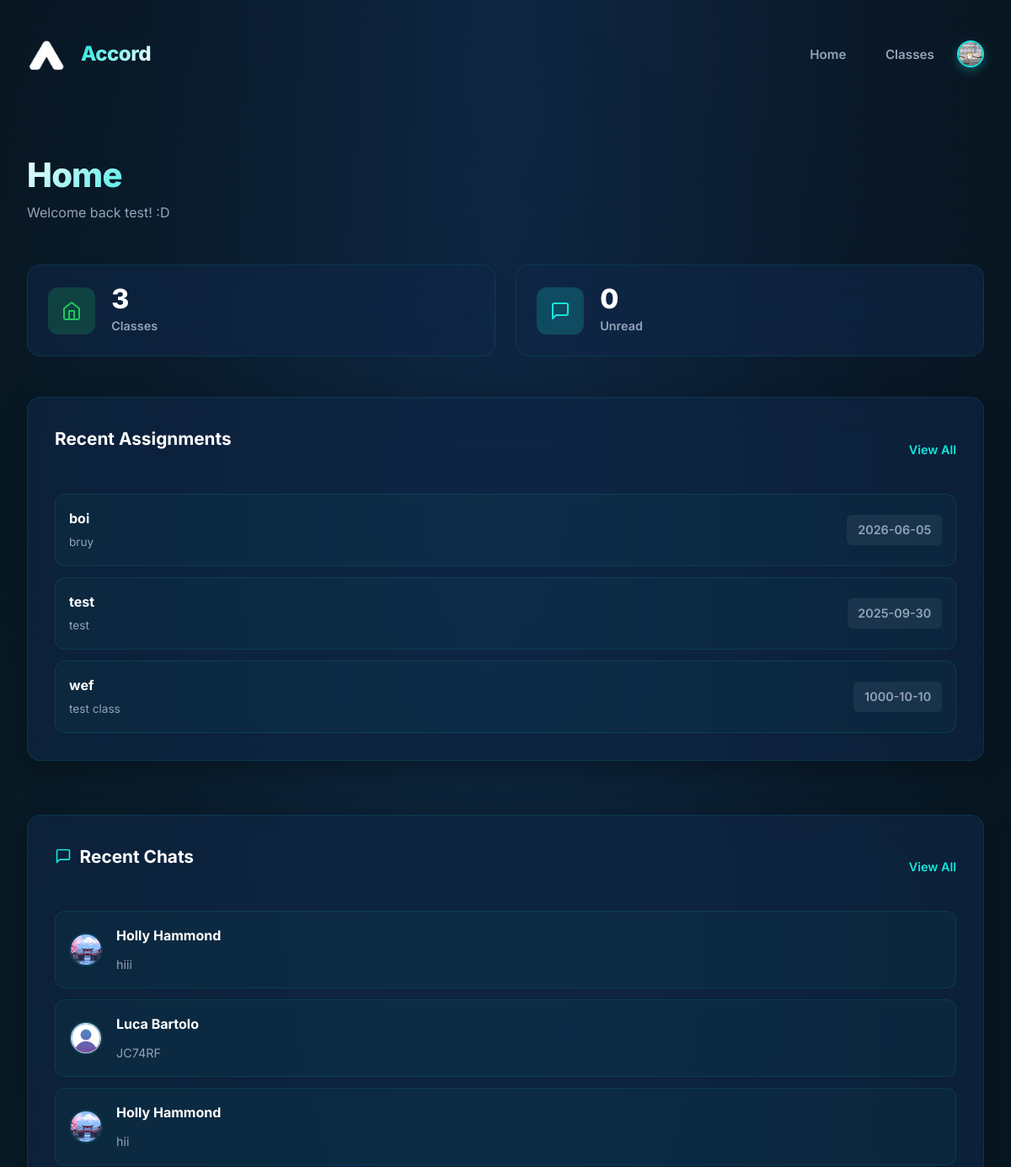
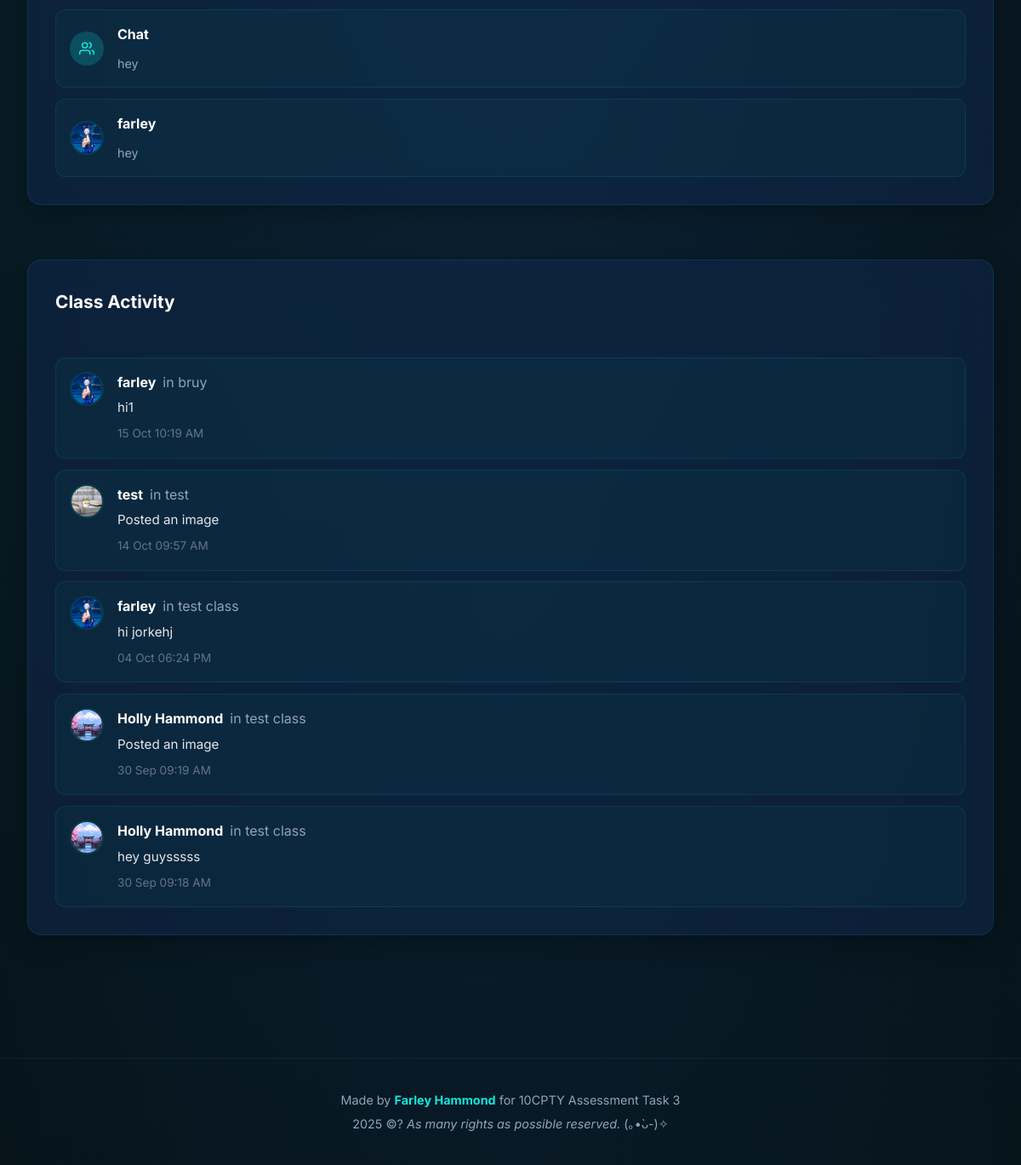
The page /dashboard (signed in) on the database as committed earlier (2 pictures, top to bottom).
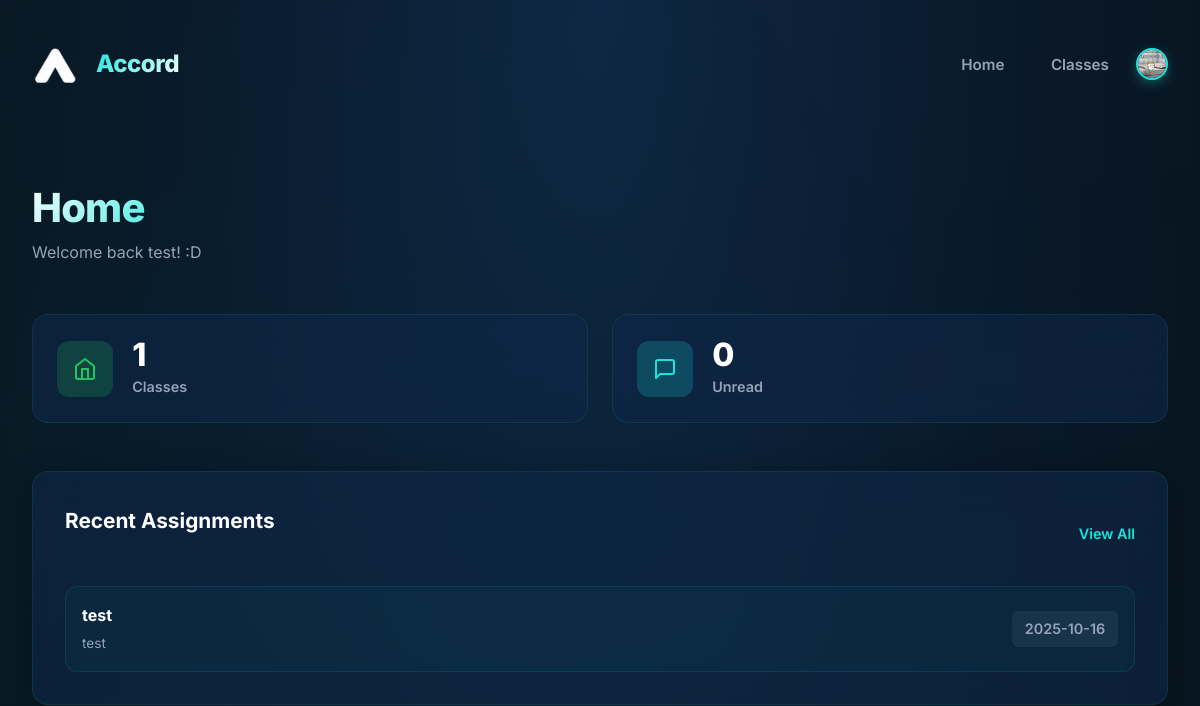
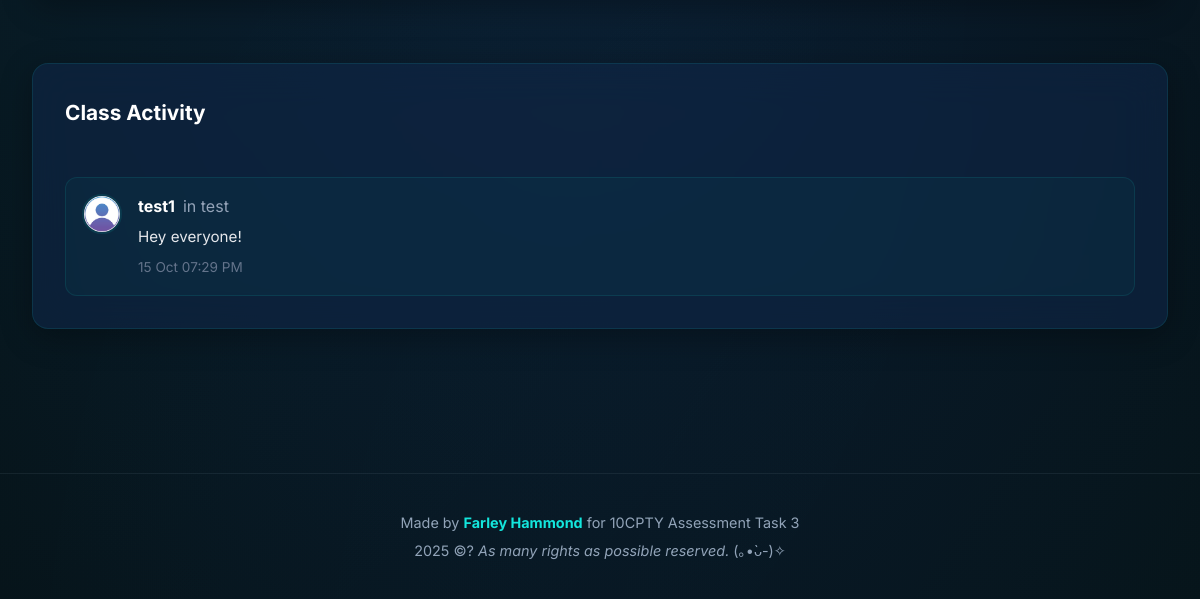
The same page on the database as committed later (2 pictures, top to bottom).
### tables this page shows
CREATE TABLE assignments (
        assignmentID INTEGER PRIMARY KEY AUTOINCREMENT,
        classID INTEGER NOT NULL,
        title TEXT NOT NULL,
        description TEXT,
        dueDate DATE NOT NULL,
        FOREIGN KEY (classID) REFERENCES classes(classID)
    );

CREATE TABLE classes (
        classID INTEGER PRIMARY KEY AUTOINCREMENT,
        className TEXT NOT NULL,
        code TEXT UNIQUE NOT NULL,
        teacherID INTEGER NOT NULL,
        description TEXT,
        FOREIGN KEY (teacherID) REFERENCES users(userID)
    );

CREATE TABLE dm_threads (
        threadID INTEGER PRIMARY KEY AUTOINCREMENT,
        isGroup INTEGER DEFAULT 0,
        threadName TEXT,
        createdBy INTEGER,
        createdAt DATETIME DEFAULT CURRENT_TIMESTAMP
    );

CREATE TABLE users (
        userID INTEGER PRIMARY KEY AUTOINCREMENT,
        name TEXT NOT NULL,
        email TEXT UNIQUE NOT NULL,
        password TEXT NOT NULL,
        role TEXT NOT NULL CHECK(role IN ('teacher','student')),
        avatar TEXT
    );

CREATE TABLE class_messages (
        messageID INTEGER PRIMARY KEY AUTOINCREMENT,
        classID INTEGER NOT NULL,
        senderID INTEGER NOT NULL,
        content TEXT,
        imageURL TEXT,
        timestamp DATETIME DEFAULT CURRENT_TIMESTAMP,
        FOREIGN KEY (classID) REFERENCES classes(classID),
        FOREIGN KEY (senderID) REFERENCES users(userID)
    );

### main.py (the view)
@app.route("/dashboard")
def dashboard():
    user = logged_in_user()
    if not user:
        flash("Please log in", "warning")
        return redirect(url_for("login"))
    classes = db.list_classes_for_user(user["id"], user["role"])
    if user["role"] == "student":
        upcoming_assignments = db.get_upcoming_assignments_for_student(user["id"], 10)
    else:
        upcoming_assignments = db.get_recent_assignments_for_teacher(user["id"], 10)
    recent_messages = db.get_threads_for_user(user["id"])
    class_messages = db.get_recent_class_messages_for_user(user["id"], user["role"], 10)
    return render_template("dashboard.html",
                          user=user,
                          classes=classes,
                          upcoming_assignments=upcoming_assignments,
                          recent_messages=recent_messages,
                          class_messages=class_messages)

### database_manager.py (called while the page is built)
def format_sydney_time(dt_string):
    if not dt_string:
        return ""
    try:
        utc_dt = datetime.strptime(dt_string, '%Y-%m-%d %H:%M:%S')
        utc_dt = pytz.utc.localize(utc_dt)
        sydney_dt = utc_dt.astimezone(SYDNEY_TZ)
        return sydney_dt.strftime('%d %b %I:%M %p')
    except:
        return dt_string

def get_connection():
    con = sql.connect(DB_PATH)
    con.execute("PRAGMA foreign_keys = ON;")
    return con

def list_classes_for_user(userID, role):
    con = get_connection()
    cur = con.cursor()
    if role == "teacher":
        cur.execute("SELECT * FROM classes WHERE teacherID = ?", (userID,))
    else:
        cur.execute("""
            SELECT c.* FROM classes c
            JOIN enrollments e ON c.classID = e.classID
            WHERE e.studentID = ?
        """, (userID,))
    classes = cur.fetchall()
    con.close()
    return classes

### main.py (called while the page is built)
def logged_in_user():
    return session.get("user")

@app.context_processor
def inject_unread_count():
    user = logged_in_user()
    if user:
        unread_count = db.get_unread_message_count(user["id"])
        return dict(unread_count=unread_count)
    return dict(unread_count=0)

### templates/dashboard.html (shortened to what the changed rows need)
{% extends "layout.html" %}
{% block content %}
<div class="page">
  <div class="page-header">
    <div>
      <h1>Home</h1>
    </div>
  </div>
  <div class="dashboard-grid">
    <div class="dashboard-stats">
      <div class="stat-card">
        <div class="stat-content">
          <div class="stat-value">{{ classes|length }}</div>
          <div class="stat-label">Classes</div>
        </div>
      </div>
    </div>
    {% if upcoming_assignments %}
    <div class="card dashboard-card">
      <div class="assignment-list">
        {% for a in upcoming_assignments[:5] %}
        <a href="{{ url_for('assignment_detail', assignment_id=a[0]) }}" class="assignment-item">
          <div class="assignment-info">
            <strong>{{ a[2] }}</strong>
            <span class="muted assignment-class">{{ a[6] }}</span>
          </div>
          <div class="assignment-due {% if a[7] %}overdue{% elif a[8] %}due-soon{% endif %}">
            {{ a[4] }}
          </div>
        </a>
        {% endfor %}
      </div>
    </div>
    {% endif %}
    {% if recent_messages %}
    <div class="card dashboard-card">
      <div class="card-header">
        <h3>
          <svg xmlns="http://www.w3.org/2000/svg" width="20" height="20" viewBox="0 0 24 24" fill="none" stroke="currentColor" stroke-width="2" stroke-linecap="round" stroke-linejoin="round"><path d="M21 15a2 2 0 0 1-2 2H7l-4 4V5a2 2 0 0 1 2-2h14a2 2 0 0 1 2 2z"></path></svg>
          Recent Chats
        </h3>
        <a href="{{ url_for('inbox') }}" class="view-all">View All</a>
      </div>
      <div class="message-list">
        {% for thread in recent_messages[:5] %}
        <a href="{{ url_for('dm_thread', thread_id=thread[0]) }}" class="message-item {% if thread[4] > 0 %}unread{% endif %}">
          <div class="message-avatar-container">
            {% if thread[1] %}
              <div class="message-group-icon">
              </div>
            {% else %}
              {% set other_user = get_other_user(thread[0], user.id) %}
              <img class="message-avatar-small" src="{{ other_user[1] or url_for('static', filename='images/default_avatar.png') }}" alt="Avatar" />
            {% endif %}
          </div>
          <div class="message-content">
            <div class="message-header-small">
              <strong>
                {% if thread[1] %}
                  {{ thread[2] or "Group Chat" }}
                {% else %}
                  {% set other_user = get_other_user(thread[0], user.id) %}
                  {{ other_user[0] if other_user else "Unknown" }}
                {% endif %}
              </strong>
            </div>
            {% if thread[6] %}
              <p class="message-preview">{{ thread[6][:50] }}{% if thread[6]|length > 50 %}...{% endif %}</p>
            {% endif %}
          </div>
        </a>
        {% endfor %}
      </div>
    </div>
    {% endif %}
    {% if class_messages %}
    <div class="card dashboard-card">
      <div class="activity-list">
        {% for msg in class_messages[:5] %}
        <div class="activity-item">
          <img class="activity-avatar" src="{{ msg[6] or url_for('static', filename='images/default_avatar.png') }}" alt="User" />
          <div class="activity-content">
            <div class="activity-header">
              <strong>{{ msg[5] }}</strong>
              <span class="muted">in {{ msg[8] }}</span>
            </div>
            <p class="activity-text">{{ msg[3][:80] if msg[3] else 'Posted an image' }}{% if msg[3] and msg[3]|length > 80 %}...{% endif %}</p>
            <span class="activity-time">{{ msg[4]|sydney_time }}</span>
          </div>
        </div>
        {% endfor %}
      </div>
    </div>
    {% endif %}
{% endblock %}

Rows that differ between the two databases and show on the page:
removed assignments: title "boi", className "bruy", dueDate "2026-06-05"
removed assignments: title "wef", className "test class", dueDate "1000-10-10"
removed dm_threads: avatar (picture), thread "hiii"
removed users: name "Holly Hammond"
removed dm_threads: shows a picture, thread "JC74RF"
removed users: name "Luca Bartolo"
removed dm_threads: avatar (picture), thread "hii"
removed dm_threads: isGroup 1 (drawn), threadName "Chat", thread "hey"
removed dm_threads: avatar (picture), thread "hey"
no longer on this page (row edited): users: name "farley"
removed class_messages: avatar (picture), name "farley", className "bruy", content "hi1", timestamp "15 Oct 10:19 AM"
removed class_messages: avatar (picture), name "test", className "test", content "Posted an image", timestamp "14 Oct 09:57 AM"
removed class_messages: avatar (picture), name "farley", className "test class", content "hi jorkehj", timestamp "04 Oct 06:24 PM"
removed class_messages: avatar (picture), name "Holly Hammond", className "test class", content "Posted an image", timestamp "30 Sep 09:19 AM"
removed class_messages: avatar (picture), name "Holly Hammond", className "test class", content "hey guysssss", timestamp "30 Sep 09:18 AM"
changed assignments "test": dueDate "2025-09-30" → "2025-10-16"
added class_messages: name "test1", className "test", content "Hey everyone!", timestamp "15 Oct 07:29 PM"
Other text that changed with them:
{{ classes|length }}: "3" → "1"
text no longer shown: "Recent Chats View All"
